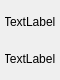
<?xml version="1.0" encoding="UTF-8"?>
<ui version="4.0">
 <class>ImageButton</class>
 <widget class="QWidget" name="ImageButton">
  <property name="geometry">
   <rect>
    <x>0</x>
    <y>0</y>
    <width>60</width>
    <height>80</height>
   </rect>
  </property>
  <property name="windowTitle">
   <string>Form</string>
  </property>
  <widget class="QWidget" name="widget" native="true">
   <property name="geometry">
    <rect>
     <x>5</x>
     <y>5</y>
     <width>50</width>
     <height>70</height>
    </rect>
   </property>
   <widget class="QWidget" name="verticalLayoutWidget">
    <property name="geometry">
     <rect>
      <x>-1</x>
      <y>0</y>
      <width>51</width>
      <height>71</height>
     </rect>
    </property>
    <layout class="QVBoxLayout" name="verticalLayout">
     <property name="spacing">
      <number>3</number>
     </property>
     <item>
      <widget class="QLabel" name="img">
       <property name="text">
        <string>TextLabel</string>
       </property>
      </widget>
     </item>
     <item>
      <widget class="QLabel" name="text">
       <property name="text">
        <string>TextLabel</string>
       </property>
       <property name="alignment">
        <set>Qt::AlignCenter</set>
       </property>
      </widget>
     </item>
    </layout>
   </widget>
  </widget>
 </widget>
 <resources/>
 <connections/>
</ui>
